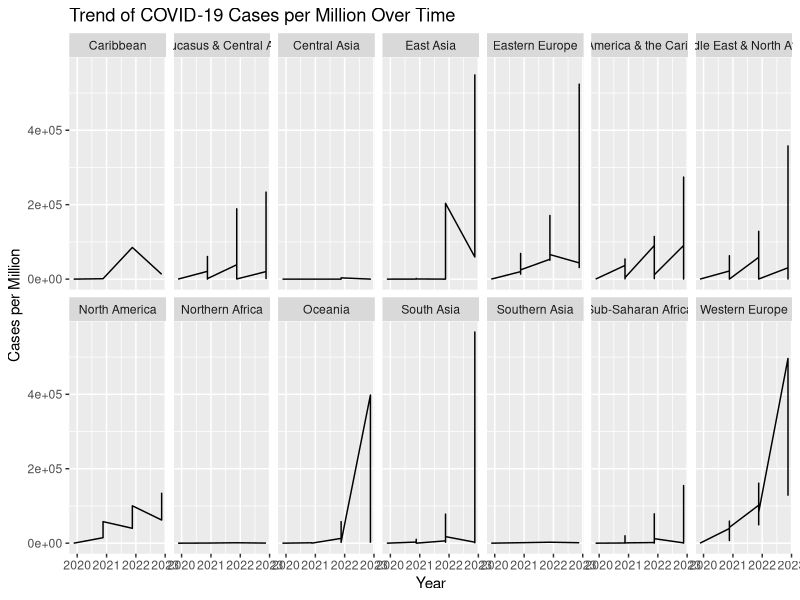
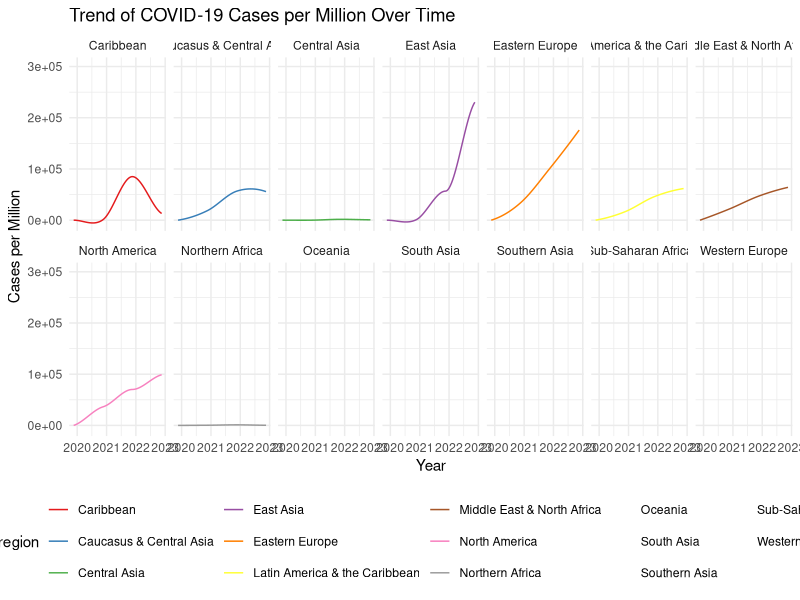
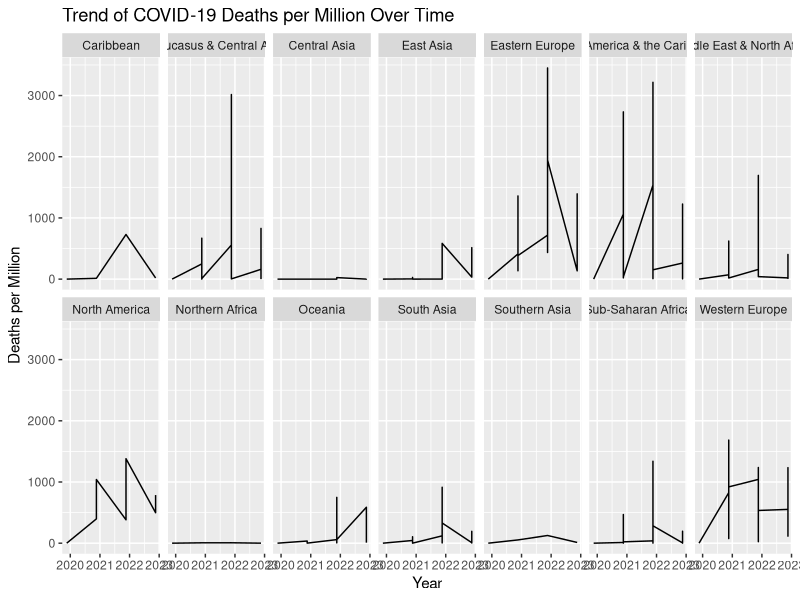
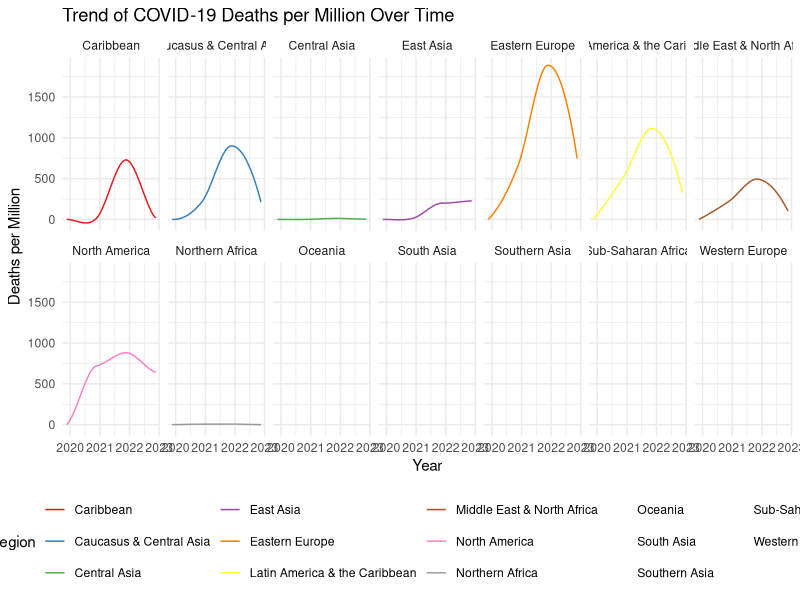
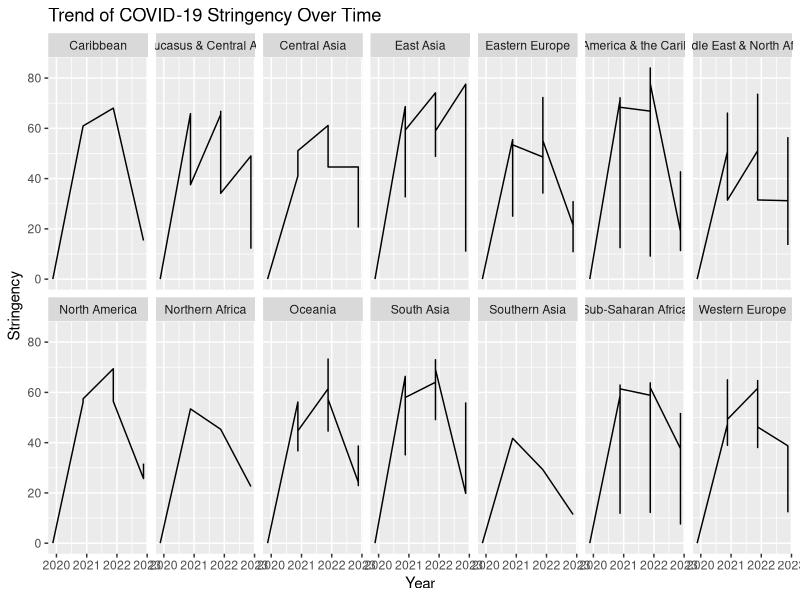
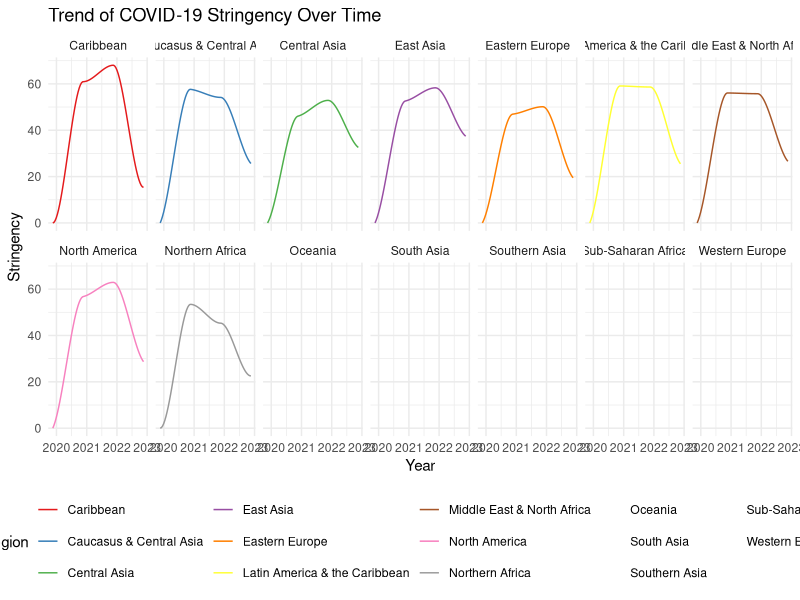
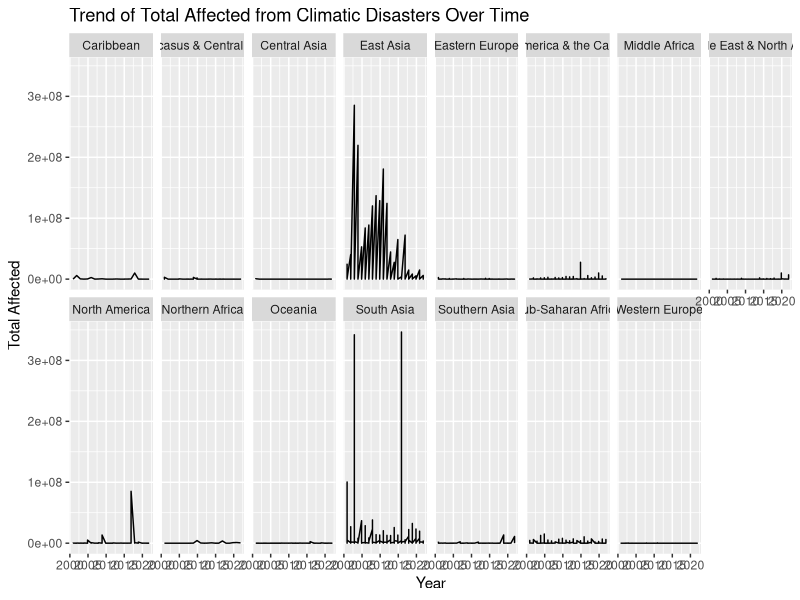
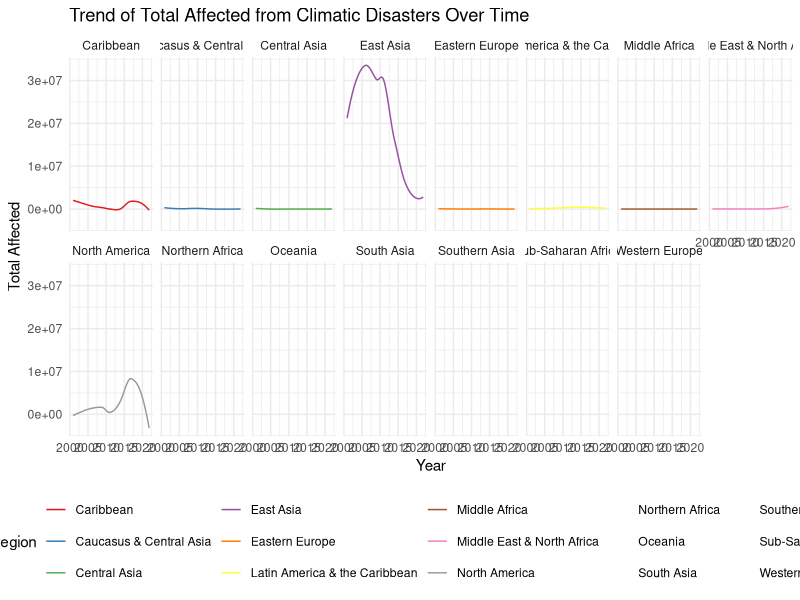

Write R code to recreate these figures, in order. (Note: this script raises an error after producing the figures.)
###Is the evolution in sustainable development influenced by uncontrollable events, such as economic crisis, health crises and natural disasters? ###

install.packages("corrplot")
install.packages("ggplot2")
install.packages("reshape2")
install.packages("here")
library(corrplot)
library(ggplot2)
library(reshape2)
library(here)


# Importation of the data for this question
Q3.1 <- read.csv(here("scripts", "data", "data_question3_1.csv"))
Q3.2 <- read.csv(here("scripts", "data", "data_question3_2.csv"))
Q3.3 <- read.csv(here("scripts", "data", "data_question3_3.csv"))


#_____________________________________________________________________

#2. Data exploration
#Correlation_matrix <- cor(Q3.1[, c("goal1", "goal2", "goal3", "goal4", "goal5", "goal6", "goal7", "goal8", "goal9", "goa10", "goal11", "goal12", "goal13", "goal15", "goal16", "total_deaths")])


# Convert 'year' column to date format if it's not already in date format
Q3.1$year <- as.Date(as.character(Q3.1$year), format = "%Y")
Q3.2$year <- as.Date(as.character(Q3.2$year), format = "%Y")
Q3.3$year <- as.Date(as.character(Q3.3$year), format = "%Y")

# Replace the missing values by zero
Q3.1[is.na(Q3.1)] <- 0
print(Q3.1)


##COVID***

# Time-series analysis of COVID-19 cases per million by region
# Filter COVID-19 data for dates after 2019
covid_filtered <- Q3.2[Q3.2$year >= as.Date("2019-01-01"), ]

ggplot(data = covid_filtered, aes(x = year, y = cases_per_million)) +
  geom_line() +
  labs(title = "Trend of COVID-19 Cases per Million Over Time", x = "Year", y = "Cases per Million")+
  facet_wrap(~ region, nrow = 2)  

#Nicer------------->
# Filtering the data for the relevant time period
covid_filtered <- Q3.2[Q3.2$year >= as.Date("2018-12-12"), ]

# Creating the ggplot with geom_smooth for each year
ggplot(data = covid_filtered, aes(x = year, y = cases_per_million, group = region, color = region)) +
  geom_smooth(method = "loess",  se = FALSE, span = 0.8, size = 0.5) + 
  labs(title = "Trend of COVID-19 Cases per Million Over Time",
       x = "Year", y = "Cases per Million") +
  facet_wrap(~ region, nrow = 2) +
  theme_minimal() +
  theme(legend.position = "bottom") +
  scale_color_brewer(palette = "Set1")  # Using a different color palette for lines



#___-----____-----____-----
# Time-series analysis of COVID-19 deaths per million by region
ggplot(data = covid_filtered, aes(x = year, y = deaths_per_million)) +
  geom_line() +
  labs(title = "Trend of COVID-19 Deaths per Million Over Time", x = "Year", y = "Deaths per Million")+
  facet_wrap(~ region, nrow = 2)  
#Nicer ----->
# Creating the ggplot with geom_smooth for each year
ggplot(data = covid_filtered, aes(x = year, y = deaths_per_million, group = region, color = region)) +
  geom_smooth(method = "loess",  se = FALSE, span = 0.8, size = 0.5) + 
  labs(title = "Trend of COVID-19 Deaths per Million Over Time", x = "Year", y = "Deaths per Million") +
  facet_wrap(~ region, nrow = 2) +
  theme_minimal() +
  theme(legend.position = "bottom") +
  scale_color_brewer(palette = "Set1")  # Using a different color palette for lines

#____----____----____----____----
# Time-series analysis of COVID-19 stringency by region
ggplot(data = covid_filtered, aes(x = year, y = stringency)) +
  geom_line() +
  labs(title = "Trend of COVID-19 Stringency Over Time", x = "Year", y = "Stringency")+
  facet_wrap(~ region, nrow = 2)  
#Nicer ------>
# Creating the ggplot with geom_smooth for each year
ggplot(data = covid_filtered, aes(x = year, y = stringency, group = region, color = region)) +
  geom_smooth(method = "loess",  se = FALSE, span = 0.7, size = 0.5) + 
  labs(title = "Trend of COVID-19 Stringency Over Time", x = "Year", y = "Stringency") +
  facet_wrap(~ region, nrow = 2) +
  theme_minimal() +
  theme(legend.position = "bottom") +
  scale_color_brewer(palette = "Set1")  # Using a different color palette for lines


###DISASTERS***

# Time-series analysis of climatic disasters with total affected
ggplot(data = Q3.1, aes(x = year, y = total_affected)) +
  geom_line() +
  labs(title = "Trend of Total Affected from Climatic Disasters Over Time", x = "Year", y = "Total Affected")+
  facet_wrap(~ region, nrow = 2)  # Modify nrow as per your preference for rows in facet grid

#Nicer -------->
# Creating the ggplot with geom_smooth for each year
ggplot(data = Q3.1, aes(x = year, y = total_affected, group = region, color = region)) +
  geom_smooth(method = "loess",  se = FALSE, span = 0.7, size = 0.5) + 
  labs(title = "Trend of Total Affected from Climatic Disasters Over Time", x = "Year", y = "Total Affected") +
  facet_wrap(~ region, nrow = 2) +
  theme_minimal() +
  theme(legend.position = "bottom") +
  scale_color_brewer(palette = "Set1")  # Using a different color palette for lines


###CONFLICTS***

# Time-series analysis of Conflicts
# Filter conflict data for the years between 2000 and 2016
conflicts_filtered <- Q3.3[Q3.3$year >= as.Date("2000-01-01") & Q3.3$year <= as.Date("2016-12-31"), ]

ggplot(data = conflicts_filtered, aes(x = year, y = sum_deaths)) +
  geom_line() +
  labs(title = "Trend of Deaths by Conflicts Over Time", x = "Year", y = "Sum Deaths")+
  facet_wrap(~ region, nrow = 2)

#We can see that the regions' the most affected by the conflicts are : Middle east and north Africa, Sub-saharan Africa, South Asia, then less America & the Caribbean and Eastern Europe

ggplot(data = conflicts_filtered, aes(x = year, y = pop_affected)) +
  geom_line() +
  labs(title = "Trend of Population Affected by Conflicts Over Time", x = "Year", y = "pop_affected")+
  facet_wrap(~ region, nrow = 2)  
##We can see that the regions' the most affected by the conflicts are : Middle east and north Africa, Sub-saharan Africa, South Asia, America & the Caribbean, Eastern Europe ans sometimes Caucasus and Central Asia

#Nicer --------> 

# Trend of Deaths by Conflicts Over Time
ggplot(data = conflicts_filtered, aes(x = year, y = sum_deaths, group = region, color = region)) +
  geom_smooth(method = "loess", se = FALSE, span = 0.3, size = 0.5) +  # Using loess smoothing method
  labs(title = "Trend of Deaths by Conflicts Over Time", x = "Year", y = "Sum Deaths") +
  facet_wrap(~ region, nrow = 2) +
  theme_minimal() +
  theme(legend.position = "bottom") +
  scale_color_brewer(palette = "Set1")


# Trend of Population Affected by Conflicts Over Time
ggplot(data = conflicts_filtered, aes(x = year, y = pop_affected, group = region, color = region)) +
  geom_smooth(method = "loess", se = FALSE, span = 0.3, size = 0.5) +  # Using loess smoothing method
  labs(title = "Trend of Population Affected by Conflicts Over Time", x = "Year", y = "pop_affected") +
  facet_wrap(~ region, nrow = 2) +
  theme_minimal() +
  theme(legend.position = "bottom") +
  scale_color_brewer(palette = "Set1")



#___________________________________________________________________________________________
#3. correlation Analysis per country -> irrelevant, I ll try to do it by region

# Extract relevant columns (goals and disaster variables) from Q3.1
disaster_data <- Q3.1[, c("goal1", "goal2", "goal3", "goal4", "goal5", "goal6", "goal7", "goal8", "goal9", "goal10", "goal11", "goal12", "goal13", "goal15", "goal16", "total_deaths", "no_injured", "no_affected", "no_homeless", "total_affected", "total_damages")]

# Compute correlation matrix
correlation_disaster <- cor(disaster_data)

# Visualize correlation matrix (optional)
corrplot::corrplot(correlation_disaster, method = "color")




# Extract relevant columns (goals and COVID-19 variables) from Q3.2
covid_data <- Q3.2[, c("goal1", "goal2", "goal3", "goal4", "goal5", "goal6", "goal7", "goal8", "goal9", "goal10", "goal11", "goal12", "goal13", "goal15", "goal16", "cases_per_million", "deaths_per_million", "stringency")]

# Compute correlation matrix
correlation_covid <- cor(covid_data)

# Visualize correlation matrix (optional)
corrplot::corrplot(correlation_covid, method = "color")




# Extract relevant columns (goals and conflict variables) from Q3.3
conflict_data <- Q3.3[, c("goal1", "goal2", "goal3", "goal4", "goal5", "goal6", "goal7", "goal8", "goal9", "goal10", "goal11", "goal12", "goal13", "goal15", "goal16", "pop_affected", "area_affected", "max_intensity")]

# Compute correlation matrix
correlation_conflict <- cor(conflict_data)

# Visualize correlation matrix (optional)
corrplot::corrplot(correlation_conflict, method = "color")





####### 3. correlation Analysis per Region#####_________________________________

# Get the names of the regions from the disaster dataset
regions <- unique(Q3.1$region)

# Group data by region and calculate mean for each variable
disaster_data_by_region <- Q3.1 %>%
  group_by(region) %>%
  summarize(across(starts_with("goal"), mean),  # Compute mean for goal variables
            across(total_deaths:total_damages, sum))  # Sum for disaster-related variables

# Compute correlation matrix for each region
correlation_disaster_by_region <- cor(disaster_data_by_region[, -1])

# Visualize correlation matrix for each region (optional)
corrplot::corrplot(correlation_disaster_by_region, method = "color")






grouped_data_by_region <- Q3.1 %>%
  group_by(region)

# Specify the list of disaster-related variables you want to correlate with SDG goals
disaster_variables <- c("total_affected", "total_deaths", "no_injured", "total_damages", "no_homeless")  # Update with your desired variables

# Compute correlations between SDG goals and multiple disaster-related variables for each region
correlations_by_region <- grouped_data_by_region %>%
  summarize(across(starts_with("goal"), ~cor(.x, across(all_of(disaster_variables)))), .groups = "drop")

# View correlations by region
print(correlations_by_region)





# Subset data for South and East Asia from Q3.1 dataset
south_east_asia_data <- Q3.1[Q3.1$region %in% c("South Asia", "East Asia"), ]


# Select relevant columns for correlation analysis
relevant_columns <- c("goal1", "goal2", "goal3", "goal4", "goal5", "goal6", "goal7", "goal8", "goal9", "goal10", "goal11", "goal12", "goal13", "goal15", "goal16", "total_affected", "no_homeless")

# Compute correlation matrix for South and East Asia data
correlation_matrix_disaster_Asia <- cor(south_east_asia_data[, relevant_columns], use = "complete.obs")

# View the correlation matrix
print(correlation_matrix_disaster_Asia)

# Melt the correlation matrix for ggplot2
cor_melted <- as.data.frame(as.table(correlation_matrix_disaster_Asia))
names(cor_melted) <- c("Variable1", "Variable2", "Correlation")

# Create the heatmap
ggplot(data = cor_melted, aes(Variable1, Variable2, fill = Correlation)) +
  geom_tile() +
  scale_fill_gradient2(low = "blue", high = "red", mid = "white",
                       midpoint = 0, limit = c(-1, 1), space = "Lab",
                       name = "Correlation") +
  theme_minimal() +
  theme(axis.text.x = element_text(angle = 45, vjust = 1, size = 8, hjust = 1),
        axis.text.y = element_text(size = 8)) +
  coord_fixed() +
  labs(x = '', y = '',
       title = 'Correlation between the climate disasters and the SDG goals in South and East Asia')







# Subset data for South and East Asia from Q3.1 dataset
south_east_asia_data <- Q3.1[Q3.1$region %in% c("South Asia", "East Asia"), ]


# Select relevant columns for correlation analysis
relevant_columns <- Q3.1[Q3.1$region %in% c("goal1", "goal2", "goal3", "goal4", "goal5", "goal6", "goal7", "goal8", "goal9", "goal10", "goal11", "goal12", "goal13", "goal15", "goal16", "total_affected", "no_homeless")]

# Compute correlation matrix for South and East Asia data
correlation_matrix_disaster_Asia <- cor(south_east_asia_data, relevant_columns, use = "complete.obs")

# View the correlation matrix
print(correlation_matrix_disaster_Asia)

# Melt the correlation matrix for ggplot2
cor_melted <- as.data.frame(as.table(correlation_matrix_disaster_Asia))
names(cor_melted) <- c("Variable1", "Variable2", "Correlation")

# Create the heatmap
ggplot(data = cor_melted, aes(Variable1, Variable2, fill = Correlation)) +
  geom_tile() +
  scale_fill_gradient2(low = "blue", high = "red", mid = "white",
                       midpoint = 0, limit = c(-1, 1), space = "Lab",
                       name = "Correlation") +
  theme_minimal() +
  theme(axis.text.x = element_text(angle = 45, vjust = 1, size = 8, hjust = 1),
        axis.text.y = element_text(size = 8)) +
  coord_fixed() +
  labs(x = '', y = '',
       title = 'Correlation between the climate disasters and the SDG goals in South and East Asia')




##3. Correlation Analysis COVID###

# Filter COVID-19 data for the relevant time period
covid_filtered <- Q3.2[Q3.2$year >= as.Date("2019-01-01"), ]

# Select relevant columns for correlation analysis
relevant_columns <- c("goal1", "goal2", "goal3", "goal4", "goal5", "goal6", "goal7", "goal8", "goal9", "goal10", "goal11", "goal12", "goal13", "goal15", "goal16", "stringency", "cases_per_million", "deaths_per_million")
# Subset data with relevant columns for correlation analysis
relevant_data <- covid_filtered[, relevant_columns]

# Compute correlation matrix for Covid Data
correlation_matrix_Covid <- cor(relevant_data, use = "complete.obs")

print(correlation_matrix_Covid)

# Melt the correlation matrix for ggplot2
cor_melted <- as.data.frame(as.table(correlation_matrix_Covid))
names(cor_melted) <- c("Variable1", "Variable2", "Correlation")

# Create the heatmap
ggplot(data = cor_melted, aes(Variable1, Variable2, fill = Correlation)) +
  geom_tile() +
  scale_fill_gradient2(low = "blue", high = "red", mid = "white",
                       midpoint = 0, limit = c(-1, 1), space = "Lab",
                       name = "Correlation") +
  theme_minimal() +
  theme(axis.text.x = element_text(angle = 45, vjust = 1, size = 8, hjust = 1),
        axis.text.y = element_text(size = 8)) +
  coord_fixed() +
  labs(x = '', y = '',
       title = 'Correlation between COVID and the SDG goals')


##3. Correlation Analysis Conflicts###

# Filter data for specific regions
selected_regions <- c("Middle East & North Africa", "Sub-Saharan Africa", "South Asia", "Latin America & the Caribbean", "Eastern Europe")
conflicts_selected <- Q3.3[Q3.3$region %in% selected_regions, ]

# Select relevant columns for the correlation analysis
relevant_columns <- c("goal1", "goal2", "goal3", "goal4", "goal5", "goal6", "goal7", "goal8", "goal9", "goal10", "goal11", "goal12", "goal13", "goal15", "goal16", "sum_deaths")

# Compute correlation matrix for the selected regions
correlation_matrix_Conflicts_Deaths <- cor(conflicts_selected[, relevant_columns], use = "complete.obs")

# View the correlation matrix
print(correlation_matrix_Conflicts_Deaths)

# Melt the correlation matrix for ggplot2
cor_melted <- as.data.frame(as.table(correlation_matrix_Conflicts_Deaths))
names(cor_melted) <- c("Variable1", "Variable2", "Correlation")

# Create the heatmap
ggplot(data = cor_melted, aes(Variable1, Variable2, fill = Correlation)) +
  geom_tile() +
  scale_fill_gradient2(low = "blue", high = "red", mid = "white",
                       midpoint = 0, limit = c(-1, 1), space = "Lab",
                       name = "Correlation") +
  theme_minimal() +
  theme(axis.text.x = element_text(angle = 45, vjust = 1, size = 8, hjust = 1),
        axis.text.y = element_text(size = 8)) +
  coord_fixed() +
  labs(x = '', y = '',
       title = 'Correlation between Conflicts deaths and the SDG goals')




# Filter data for specific regions
selected_regions <- c("Latin America & the Caribbean")
conflicts_selected <- Q3.3[Q3.3$region %in% selected_regions, ]

# Select relevant columns for the correlation analysis
relevant_columns <- c("goal1", "goal2", "goal3", "goal4", "goal5", "goal6", "goal7", "goal8", "goal9", "goal10", "goal11", "goal12", "goal13", "goal15", "goal16", "pop_affected")

# Compute correlation matrix for the selected regions
correlation_matrix_Conflicts_Deaths <- cor(conflicts_selected[, relevant_columns], use = "complete.obs")

# View the correlation matrix
print(correlation_matrix_Conflicts_Deaths)

# Melt the correlation matrix for ggplot2
cor_melted <- as.data.frame(as.table(correlation_matrix_Conflicts_Deaths))
names(cor_melted) <- c("Variable1", "Variable2", "Correlation")

# Create the heatmap
ggplot(data = cor_melted, aes(Variable1, Variable2, fill = Correlation)) +
  geom_tile() +
  scale_fill_gradient2(low = "blue", high = "red", mid = "white",
                       midpoint = 0, limit = c(-1, 1), space = "Lab",
                       name = "Correlation") +
  theme_minimal() +
  theme(axis.text.x = element_text(angle = 45, vjust = 1, size = 8, hjust = 1),
        axis.text.y = element_text(size = 8)) +
  coord_fixed() +
  labs(x = '', y = '',
       title = 'Correlation between Conflicts deaths and the SDG goals')






# Filter data for specific regions (pop_affected)
selected_regions <- c("Middle East & North Africa", "Sub-Saharan Africa", "South Asia", "Latin America & the Caribbean", "Eastern Europe","Caucasus and Central Asia")
conflicts_selected <- Q3.3[Q3.3$region %in% selected_regions, ]

# Select relevant columns for the correlation analysis
relevant_columns <- c("goal1", "goal2", "goal3", "goal4", "goal5", "goal6", "goal7", "goal8", "goal9", "goal10", "goal11", "goal12", "goal13", "goal15", "goal16", "pop_affected")

# Compute correlation matrix for the selected regions
correlation_matrix_Conflicts_Pop_Affected <- cor(conflicts_selected[, relevant_columns], use = "complete.obs")

# View the correlation matrix
print(correlation_matrix_Conflicts_Pop_Affected)

# Melt the correlation matrix for ggplot2
cor_melted <- as.data.frame(as.table(correlation_matrix_Conflicts_Pop_Affected))
names(cor_melted) <- c("Variable1", "Variable2", "Correlation")

# Create the heatmap
ggplot(data = cor_melted, aes(Variable1, Variable2, fill = Correlation)) +
  geom_tile() +
  scale_fill_gradient2(low = "blue", high = "red", mid = "white",
                       midpoint = 0, limit = c(-1, 1), space = "Lab",
                       name = "Correlation") +
  theme_minimal() +
  theme(axis.text.x = element_text(angle = 45, vjust = 1, size = 8, hjust = 1),
        axis.text.y = element_text(size = 8)) +
  coord_fixed() +
  labs(x = '', y = '',
       title = 'Correlation between Conflicts Affected Population and the SDG goals')



###4. Regressions

#Disasters total affected, but which goal? 
# Perform linear regression
Lin_Reg_Disaster <- lm(goal1 ~ total_affected, data = Q3.1)

# Summary of the regression model
summary(Lin_Reg_Disaster)










